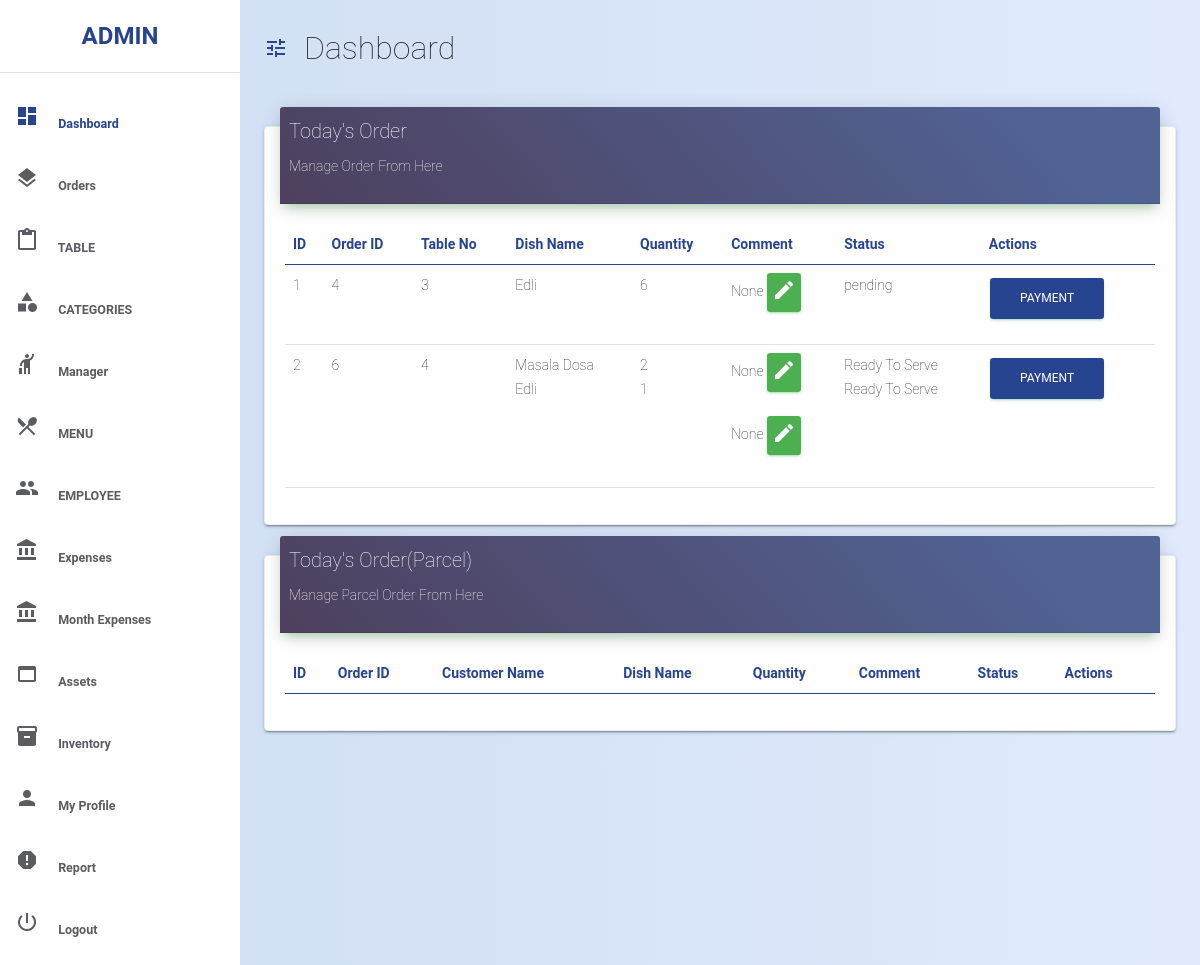
The page /rest_admin/t_orders/ (signed in) on the database its author committed.
### accounts/models.py (models this page shows, shortened)
class User(AbstractUser):
    mobile_no = models.CharField(max_length=10,
                                 validators=[RegexValidator(r'^\d{9,10}$')])
    address = models.CharField(max_length=200)
    country = models.CharField(max_length=50)
    state = models.CharField(max_length=50)
    pin_code = models.CharField(max_length=6,
                                validators=[RegexValidator(r'^\d{5,6}$')])
    profile_photo = models.ImageField(upload_to='profile_pic',
                                      null=True,
                                      blank=True)
    restaurant_name = models.CharField(max_length=120, null=True, blank=True)
    land_line_number = models.CharField(
        max_length=6,
        validators=[RegexValidator(r'^\d{5,6}$')],
        null=True,
        blank=True)
    discount = models.PositiveIntegerField(null=True, blank=True)
    offer = models.CharField(max_length=10, null=True, blank=True)
    GST_Number = models.CharField(max_length=30, null=True, blank=True)
    SGST = models.CharField(max_length=6, null=True, blank=True)
    CGST = models.CharField(max_length=6, null=True, blank=True)
    rest = models.ForeignKey('self',
                             on_delete=models.CASCADE,
                             null=True,
                             blank=True)
    Adhaar_Card = models.FileField(upload_to='emp_det', null=True, blank=True)
    Category = models.CharField(choices=e_category,
                                max_length=10,
                                null=True,
                                blank=True)
    salary = models.PositiveIntegerField(null=True, blank=True)
    is_rest = models.BooleanField(default=False)
    is_manager = models.BooleanField(default=False)
    is_employee = models.BooleanField(default=False)

### restaurant/models.py (models this page shows, shortened)
class Order(models.Model):
    table_no = models.ForeignKey(
        Table, on_delete=models.CASCADE, related_name='order_table_id')
    item = models.ManyToManyField(OrderItem)
    start_date = models.DateTimeField(auto_now_add=True)
    ordered_date = models.DateTimeField()
    comment = models.CharField(max_length=120, blank=True, null=True)
    ordered = models.BooleanField(default=False)
    status = models.CharField(max_length=100)
    total_bill = models.IntegerField(null=True, blank=True)

class OrderItem(models.Model):
    ordered = models.BooleanField(default=False)
    product = models.ForeignKey(
        MenuTable, on_delete=models.CASCADE, related_name='product')
    quantity = models.PositiveIntegerField(default=1)
    comment = models.CharField(max_length=120, blank=True, null=True)
    table_no = models.ForeignKey(
        Table, on_delete=models.CASCADE, related_name='table_id')
    date = models.DateTimeField(auto_now_add=True, null=True, blank=True)
    status = models.CharField(max_length=30, default='pending')

### rest_admin/models.py (models this page shows, shortened)
class Table(models.Model):
    table_no = models.CharField(max_length=120)
    rest = models.ForeignKey(User, on_delete=models.CASCADE)
    status = models.CharField(max_length=20)
    qr = models.ImageField(upload_to='qr_code', null=True, blank=False)

class MenuTable(models.Model):
    res = models.ForeignKey(User, on_delete=models.CASCADE)
    Dish_image = models.ImageField(upload_to='dish_images/',
                                   null=True,
                                   blank=True)
    Dish_Name = models.CharField(max_length=50)
    Dish_Description = models.CharField(max_length=80)
    category = models.ForeignKey(Categories, on_delete=models.CASCADE)
    Price = models.PositiveIntegerField()
    pices = models.CharField(max_length=30, blank=True, null=True)
    status = models.CharField(max_length=20)
    speciality = models.BooleanField(default=False)

### rest_admin/views.py (the view)
# urls.py: path('t_orders/', views.today_order, name='t_order'),
def today_order(request):
    restro = User.objects.get(id=request.user.id)
    res = User.objects.get(id=request.user.id)
    order_list = Order.objects.filter(table_no__rest_id=res.id, ordered=True,
                 ordered_date__day=datetime.datetime.today().day, status='Pending')
    parcel_order_list = Parcel_Order.objects.filter(customer__rest_id=res.id, ordered=True,
                 ordered_date__day=datetime.datetime.today().day, status='Pending')
    return render(request, 'rest_admin/today_order.html', {'parcel_order_list': parcel_order_list, 'order_list': order_list, 'restro': restro})

### templates/rest_admin/today_order.html (shortened to what this page needs)
<!DOCTYPE html>
{% extends 'res_base.html' %}
{% load static %}
  {% block head %}
    <link href="{% static 'my_css/qr.css' %}" rel="stylesheet" />
  {% endblock %}
{% block body %}
  <div class="col-md-12">
    <div class="card">
      <div class="card-header card-header-primary">
        <h4 class="card-title">Today's Order</h4>
        <p class="card-category">Manage Order From Here</p>
      </div>
      <div class="card-body">
        <div class="table-responsive">
          <table class="table">
            <thead class="text-primary">
              <tr>
                <th>ID</th>
                <th>Order ID</th>
                <th>Table No</th>
                <th>Dish Name</th>
                <th>Quantity</th>
                <th>Comment</th>
                <th>Status</th>
                <th>Actions</th>
              </tr>
            </thead>
            <tbody>
              {% for i in order_list %}
              <tr>
                <td>{{ forloop.counter }}</td>
                <td>{{ i.id }}</td>
                <td>{{ i.table_no.table_no }}</td>
                <td>
                  {% for j in i.item.all %} {{ j.product.Dish_Name }}<br />
                  {% endfor %}
                </td>
                <td>
                  {% for j in i.item.all %} {{ j.quantity }}<br />
                  {% endfor %}
                </td>
                <td class="td-actions">
                  {% for j in i.item.all %} {{ j.comment }}
                  <a
                    href="{% url 'rest_admin:com_u' j.id %}"
                    class="btn btn-success"
                    data-original-title=""
                    title=""
                  >
                    <i class="material-icons">edit</i> </a
                  ><br /><br />
                  {% endfor %}
                </td>
                <td>
                  {% for j in i.item.all %} {{ j.status }}<br />
                  {% endfor %}
                </td>
                <td>
                  <a class="btn btn-primary" href="{% url 'rest_admin:pdf' i.id%}"
                    >PAYMENT</a
                  >
                </td>
              </tr>
              {% endfor %}
            </tbody>
          </table>
        </div>
      </div>
    </div>
  </div>
  <div class="col-md-12">
  <div class="card">
    <div class="card-header card-header-primary">
      <h4 class="card-title ">Today's Order(Parcel)</h4>
      <p class="card-category"> Manage Parcel Order From Here</p>
    </div>
    <div class="card-body">
      <div class="table-responsive">
        <table class="table">
          <thead class=" text-primary">
            <tr>
              <th>
                ID
              </th>
              <th>
                Order ID
              </th>
              <th>
                Customer Name
              </th>
              <th>
                Dish Name
              </th>
              <th>
                Quantity
              </th>
              <th>
                Comment
              </th>
              <th>
                Status
              </th>
              <th>
                Actions
              </th>
            </tr>
          </thead>
        </table>
      </div>
    </div>
  </div>
</div>
{% endblock %}

### templates/res_base.html (shortened to what this page needs)
<!DOCTYPE html>
{% load static %}
{% load webpush_notifications %}
<html lang="en">
<head>
    <link href="{% static 'bootstrap/css/bootstrap.min.css' %}" rel="stylesheet" >
    <link rel="stylesheet" href="{% static 'assets/css/style.css' %}" />
    {% block head %}
    {% endblock %}
</head>
<body>
    <div class="d-flex" id="main-wrapper">
        <div class="bg-white" id="sidebar">
            <div class="sidebar-heading text-center py-4 primary-text fs-4 fw-bold text-uppercase border-bottom" >{% block res_name %}{{ restro.restaurant_name }}{% endblock %}</div>
            <div class="list-group list-group-flush my-3">
                <a href="{% url 'rest_admin:t_price' %}" class="list-group-item list-group-item-action bg-transparent second-text active" >
                    <span class="me-3 mt-4"
                    ><i class="material-icons">dashboard</i></span
                    >
                    <span>Dashboard</span>
                </a>
                <div>
                    <a class="list-group-item list-group-item-action bg-transparent second-text fw-bold" data-bs-toggle="collapse" href="#ordercollapse" role="button" aria-expanded="false" aria-controls="ordercollapse">
                        <span class="me-3"><i class="material-icons">layers</i></span>
                        <span>Orders</span>
                    </a>
                </div>
                <div>
                    <a class="list-group-item list-group-item-action bg-transparent second-text fw-bold" data-bs-toggle="collapse" href="#tablecollapse" role="button" aria-expanded="false" aria-controls="tablecollapse">
                        <span class="me-3"><i class="material-icons">content_paste</i></span>
                        <span>TABLE</span>
                    </a>
                </div>
                <div>
                    <a class="list-group-item list-group-item-action bg-transparent second-text fw-bold" data-bs-toggle="collapse" href="#categorycollapse" role="button" aria-expanded="false" aria-controls="categorycollapse">
                        <span class="me-3"><i class="material-icons">category</i></span>
                        <span>CATEGORIES</span>
                    </a>
                </div>
                <div>
                    <a class="list-group-item list-group-item-action bg-transparent second-text fw-bold" data-bs-toggle="collapse" href="#managercollapse" role="button" aria-expanded="false" aria-controls="managercollapse">
                        <span class="me-3"><i class="material-icons">hail</i></span>
                        <span>Manager</span>
                    </a>
                </div>
                <div>
                    <a class="list-group-item list-group-item-action bg-transparent second-text fw-bold" data-bs-toggle="collapse" href="#menucollapse" role="button" aria-expanded="false" aria-controls="menucollapse">
                        <span class="me-3"><i class="material-icons">restaurant_menu</i></span>
                        <span>MENU</span>
                    </a>
                </div>
                <div>
                    <a class="list-group-item list-group-item-action bg-transparent second-text fw-bold" data-bs-toggle="collapse" href="#employeecollapse" role="button" aria-expanded="false" aria-controls="employeecollapse">
                        <span class="me-3"><i class="material-icons">group</i></span>
                        <span>EMPLOYEE</span>
                    </a>
                </div>
                <div>
                    <a class="list-group-item list-group-item-action bg-transparent second-text fw-bold" data-bs-toggle="collapse" href="#expensecollapse" role="button" aria-expanded="false" aria-controls="expensecollapse">
                        <span class="me-3"><i class="material-icons">account_balance</i></span>
                        <span>Expenses</span>
                    </a>
                </div>
                <div>
                    <a class="list-group-item list-group-item-action bg-transparent second-text fw-bold" data-bs-toggle="collapse" href="#mexpensecollapse" role="button" aria-expanded="false" aria-controls="mexpensecollapse">
                        <span class="me-3"><i class="material-icons">account_balance</i></span>
                        <span>Month Expenses</span>
                    </a>
                </div>
                <div>
                    <a class="list-group-item list-group-item-action bg-transparent second-text fw-bold" data-bs-toggle="collapse" href="#assetscollapse" role="button" aria-expanded="false" aria-controls="assetscollapse">
                        <span class="me-3"><i class="material-icons">web_asset</i></span>
                        <span>Assets</span>
                    </a>
                </div>
                <div>
                    <a class="list-group-item list-group-item-action bg-transparent second-text fw-bold" data-bs-toggle="collapse" href="#Inventorycollapse" role="button" aria-expanded="false" aria-controls="Inventorycollapse">
                        <span class="me-3"><i class="material-icons">inventory_2</i></span>
                        <span>Inventory</span>
                    </a>
                </div>
                <a href="{% url 'rest_admin:user_profile' %}" class="list-group-item list-group-item-action bg-transparent second-text fw-bold">
                    <span class="me-3 mt-4"
                    ><i class="material-icons">person</i></span
                    >
                    <span>My Profile</span>
                </a>
                <a href="{% url 'rest_admin:balence_sheet' %}" class="list-group-item list-group-item-action bg-transparent second-text fw-bold">
                    <span class="me-3 mt-4"
                    ><i class="material-icons">report</i></span
                    >
                    <span>Report</span>
                </a>
                <a href="{% url 'accounts:user_logout' %}" class="list-group-item list-group-item-action bg-transparent second-text fw-bold">
                    <span class="me-3 mt-4"
                    ><i class="material-icons ">power_settings_new</i></span
                    >
                    <span>Logout</span>
                </a>
            </div>
        </div>
        <div id="page-content-wrapper">
            <nav class="navbar navbar-expand-lg navbar-light bg-transparent py-4 px-4">
                <div class="d-flex align-items-center">
                    <i class="material-icons primary-text fs-4 me-3" id="menu-toggle">tune</i>
                    <h2 class="fs-2 m-0">Dashboard</h2>
                </div>
            </nav>
            <div class="container-fluid px-4">
                {% block body %}
                {% endblock body %}
            </div>
        </div>
    </div>
</body>
</html>

### rows shown on the page
User: restaurant_name "ADMIN"
Order: id "4", table_no.table_no "3"
OrderItem: product.Dish_Name "Edli", quantity "6", comment "None", status "pending"
Order: id "6", table_no.table_no "4"
OrderItem: product.Dish_Name "Masala Dosa", quantity "2", comment "None", status "Ready To Serve"
OrderItem: product.Dish_Name "Edli", quantity "1", comment "None", status "Ready To Serve"
